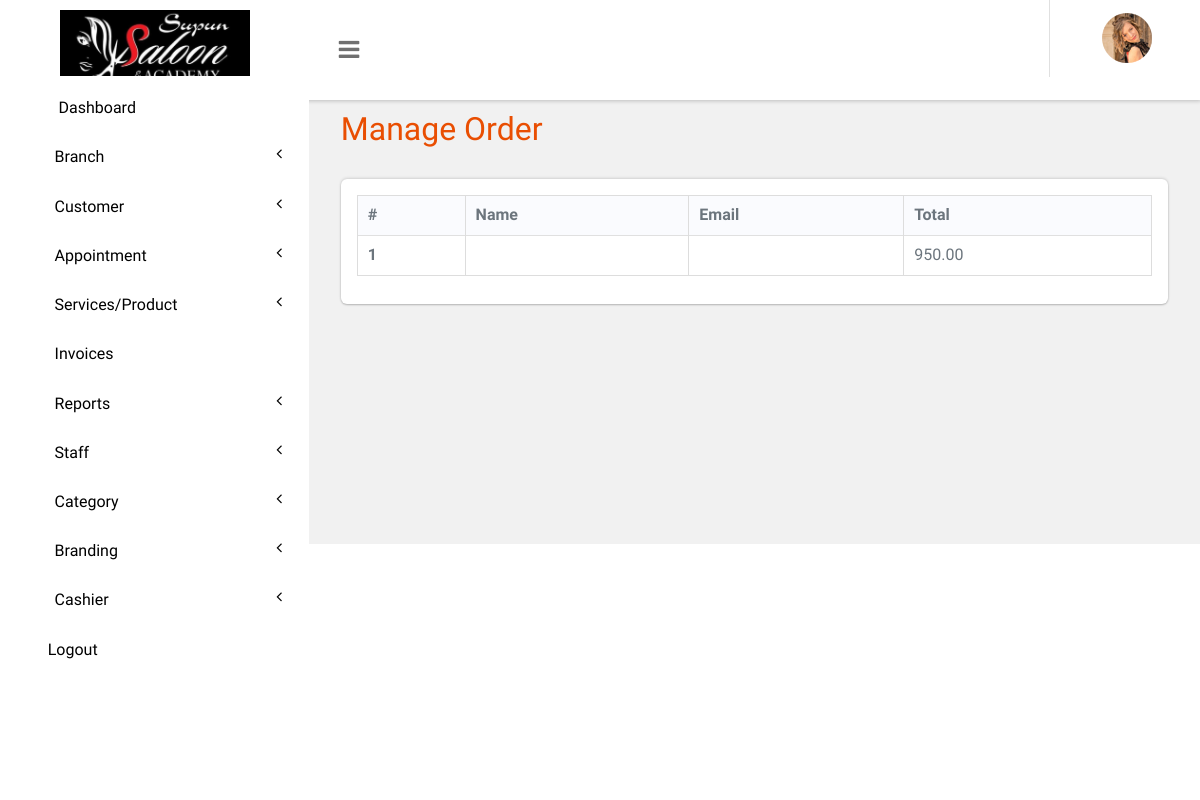
Page /panel/view_order.php (signed in) on the earlier database version.
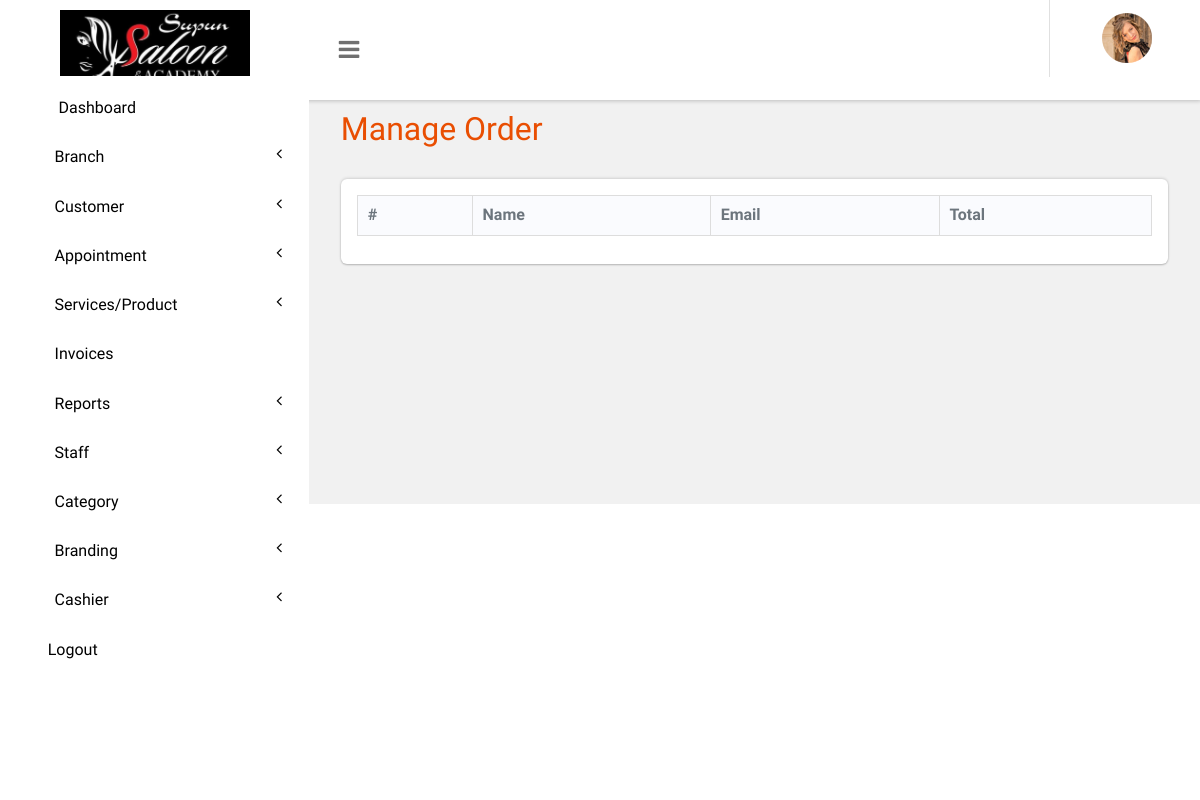
Same page on the later database version.
### tables this page shows
CREATE TABLE `branding` (
  `phone_no` int(10) NOT NULL,
  `logo` varchar(200) NOT NULL,
  `brand_name` varchar(200) NOT NULL,
  `id` int(10) NOT NULL,
  `company_email` varchar(50) NOT NULL,
  `website_name` varchar(50) NOT NULL,
  `address` varchar(50) NOT NULL,
  `favicon` varchar(50) NOT NULL
);

CREATE TABLE `tblinvoice` (
  `id` int(11) NOT NULL,
  `Userid` int(11) DEFAULT NULL,
  `ServiceId` varchar(255) DEFAULT NULL,
  `BillingId` int(11) DEFAULT NULL,
  `staff` varchar(50) NOT NULL DEFAULT '',
  `commision` decimal(10,2) NOT NULL DEFAULT 0.00,
  `tax` varchar(50) NOT NULL,
  `discount` decimal(10,2) NOT NULL DEFAULT 0.00,
  `total` decimal(10,2) NOT NULL DEFAULT 0.00,
  `received_amount` decimal(10,2) NOT NULL DEFAULT 0.00,
  `qty` int(11) NOT NULL DEFAULT 0,
  `payment_method` varchar(100) NOT NULL,
  `type` tinyint(4) NOT NULL,
  `CashierId` int(11) DEFAULT NULL,
  `branch_id` int(11) DEFAULT NULL,
  `PostingDate` timestamp NULL DEFAULT current_timestamp(),
  `customer_phone` varchar(20) DEFAULT NULL
);

### panel/view_order.php (the view, shortened to what this page needs)
<?php
include('includes/dbconnection.php');
if (strlen($_SESSION['bpmsaid']==0)) {
  header('location:logout.php');
  } else{
  ?>
<!DOCTYPE HTML>
<html>
<head>
<link href="css/bootstrap.css" rel='stylesheet' type='text/css' />
<link href="css/style.css" rel='stylesheet' type='text/css' />
<link href="css/font-awesome.css" rel="stylesheet">
<link href="css/animate.css" rel="stylesheet" type="text/css" media="all">
<link href="css/custom.css" rel="stylesheet">
</head>
<body class="cbp-spmenu-push">
	<div class="main-content">
		 <?php include_once('includes/sidebar.php');?>
		 <?php include_once('includes/header.php');?>
		<div id="page-wrapper">
			<div class="main-page">
				<div class="tables">
					<h3 class="title1">Manage Order</h3>
					<div class="table-responsive bs-example widget-shadow">
						<table id="example" class="table table-bordered" > <thead> <tr> <th>#</th> <th>Name</th> <th>Email</th><th>Total</th> </tr> </thead> <tbody>
<?php
$ret=mysqli_query($con,"select * from  tblinvoice where type =1 group by Userid ");
$cnt=1;
while ($row=mysqli_fetch_array($ret)) {
?>
						 <tr> <th scope="row"><?php echo $cnt;?></th> <td>
						 </td>
						 <td>
						 </td>
						 <td><?php  echo $row['total'];?></td></td> </tr>   <?php
$cnt=$cnt+1;
}?></tbody> </table>
					</div>
				</div>
			</div>
		</div>
	</div>
</body>
</html>
<?php }  ?>

### panel/includes/header.php (shortened to what this page needs)
<?php
$branding_query = mysqli_query($con, "select * from branding where id=1");
$branding_row = mysqli_fetch_array($branding_query);
?>
<div class="sticky-header header-section ">
      <div class="header-left">
        <div class="logo">
            <img src="images/<?php echo $branding_row['logo'];?>" width="190px" class="logo-top">
        </div>
        <button id="showLeftPush"><i class="fa fa-bars"></i></button>
      </div>
      <div class="header-right">
        <div class="profile_details_left">
          <ul class="nofitications-dropdown">
            <li class="dropdown head-dpdn">
            </li>
          </ul>
          <div class="clearfix"> </div>
        </div>
        <div class="profile_details">
          <ul>
            <li class="dropdown profile_details_drop">
              <a href="#" class="dropdown-toggle" data-toggle="dropdown" aria-expanded="false">
                <div class="profile_img">
                  <span class="prfil-img"><img src="images/1.png" alt="" width="50" height="50"> </span>
                </div>
              </a>
            </li>
          </ul>
        </div>
      </div>
      <div class="clearfix"> </div>
    </div>

Differences in the rows shown:
removed tblinvoice: total "950.00"
